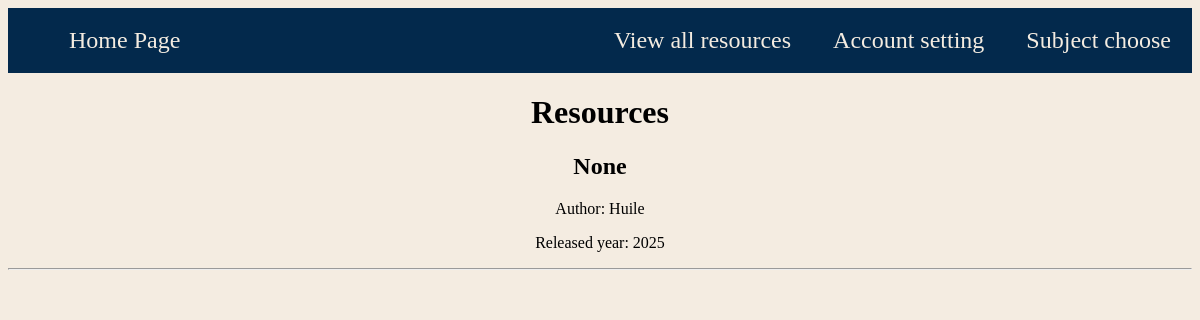
Page /resources/5 on the earlier database version.
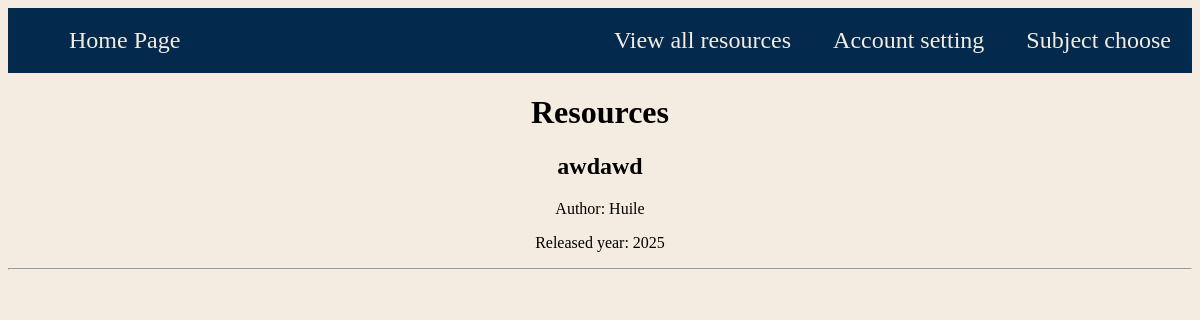
Same page on the later database version.
### tables this page shows
CREATE TABLE "resources" (unit_id INTEGER, resources_id INTEGER PRIMARY KEY, subject TEXT, unit TEXT, resources_name TEXT, path TEXT, type TEXT, author TEXT, from_link TEXT, released_year INTEGER);

### main.py (the view)
@app.route("/resources/<int:resource_id>", methods=['GET'])
def resources(resource_id):
    conre = sqlite3.connect('database/database.db')
    re_cursor = conre.cursor()
    re_cursor.execute("SELECT resources_id, resources_name, path, type, author, from_link, released_year FROM resources WHERE resources_id=?",
                      (resource_id,)
    )
    resource = re_cursor.fetchone()
    conre.close()
    return render_template(
        "resources.html",
        resource=resource,
    )

### templates/resources.html (shortened to what this page needs)
<!DOCTYPE html>
<html lang="en">
  <head>
    <link rel="stylesheet" href="/static/style.css">
  </head>
  <body>
    <header>
      <Ul>
        <li><a href="{{ url_for('subjectpick')}}">Subject choose</a></li>
        <li><a href="{{ url_for('account') }}">Account setting</a></li>
        <li><a href="{{ url_for('all_resources')}}">View all resources</a></li>
        <li class="tag_left"><a href="{{ url_for('homepage')}}">Home Page</a></li>
      </Ul>
    </header>
    <main>
      <h1>Resources</h1>
      <div class="list_display">
        <h2 class="">{{ resource[1] }}</h2>
        <p>Author: {{ resource[4] }}</p>
        <p>Released year: {{ resource[6]}}</p>
        <hr>
        <br>
        <br>
      </div>
      <br>
      <br>
      <br>
      <br>
    </main>
  </body>
</html>

Differences in the rows shown:
changed resources "Huile": resources_name "None" → "awdawd"
